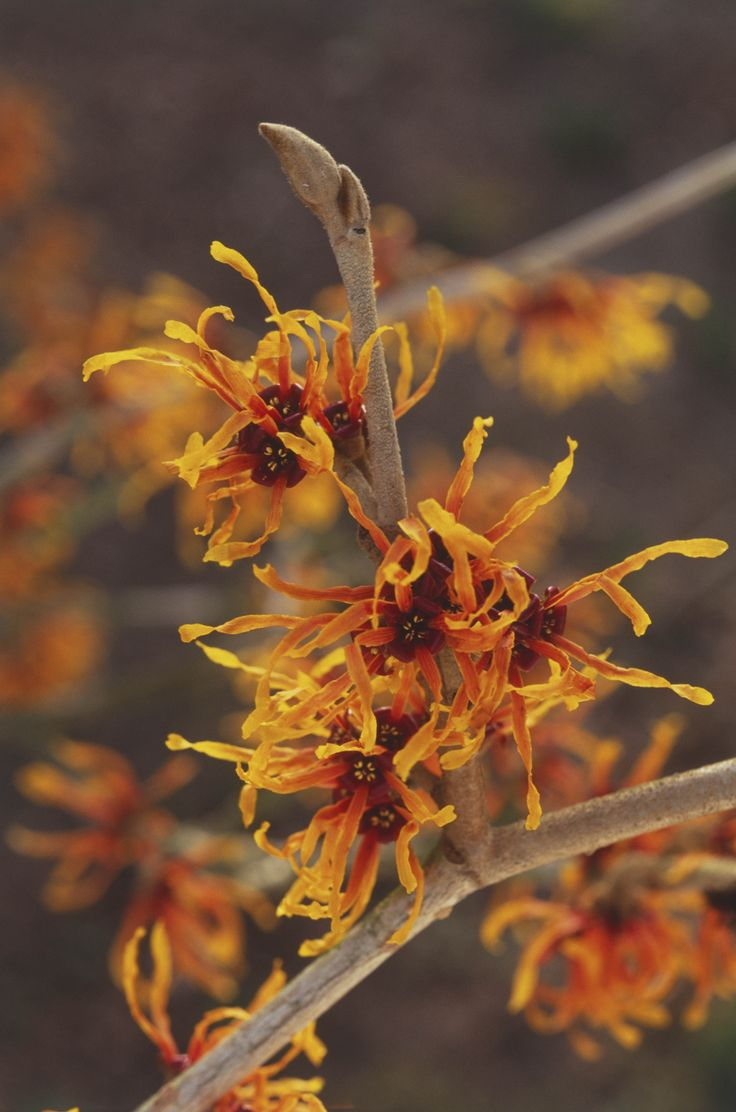
#> input picture data/image2.jfif, 736 x 1112 px
$ python colorSpacing.py
#> lines starting #> are read from the running program, lines starting #| are printed output that depends on the picture
#color spacing
import os
import cv2

img = cv2.imread(os.path.join('.', 'data', 'image2.jfif')) # read the image
#> img is the input picture: shape (1112, 736, 3); mean B, G, R 53.7, 79.5, 113.1
print(img.shape)
#| (1112, 736, 3)
resize_img = cv2.resize(img, (368, 556,)) # resizing the image to 368x556
cv2.imshow('BGR', resize_img)
rgbImage = cv2.cvtColor(resize_img, cv2.COLOR_BGR2RGB) # convert to RGB
greyImage = cv2.cvtColor(resize_img, cv2.COLOR_BGR2GRAY) # convert to grey scale
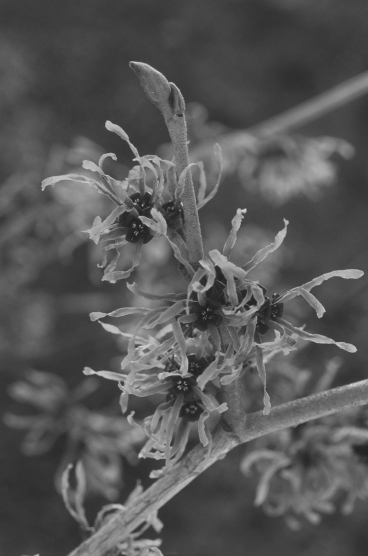
#> greyImage: shape (556, 368); min 31, max 211, mean 86.7
hsvImage = cv2.cvtColor(resize_img, cv2.COLOR_BGR2HSV) # convert to HSV
#> hsvImage: shape (556, 368, 3); mean H, S, V 13, 114, 113.2
cv2.imshow('RGB', rgbImage)
cv2.imshow('GREY', greyImage)
cv2.imshow('HVS', hsvImage)

cv2.waitKey(0)
